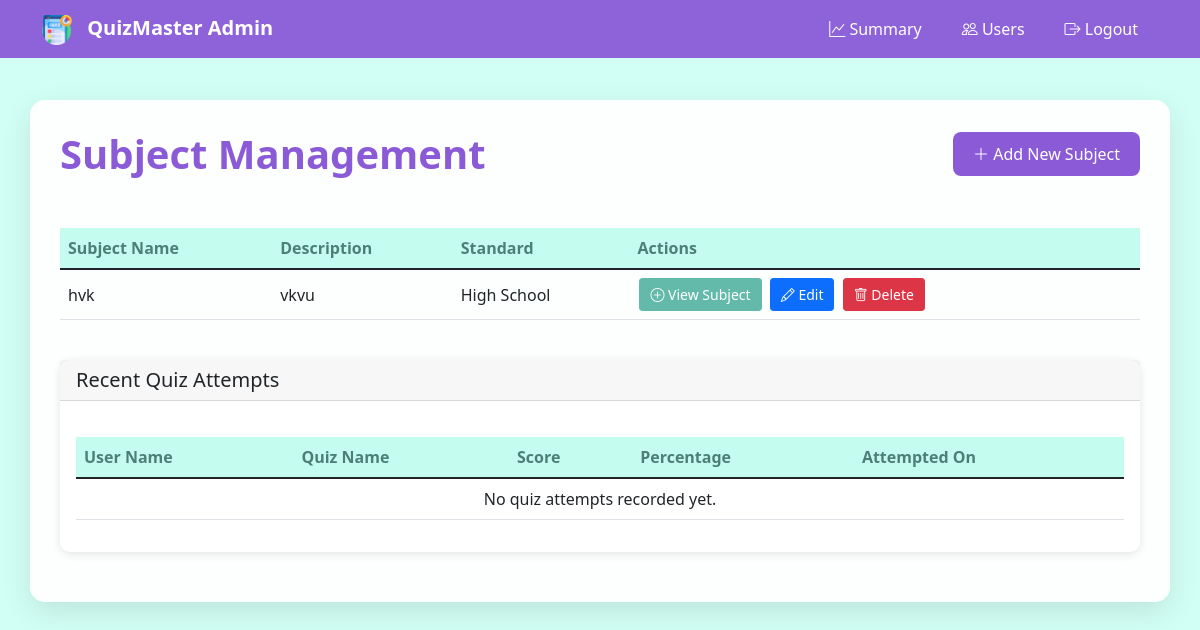
The page /admin_dashboard (signed in) on the database as committed earlier.
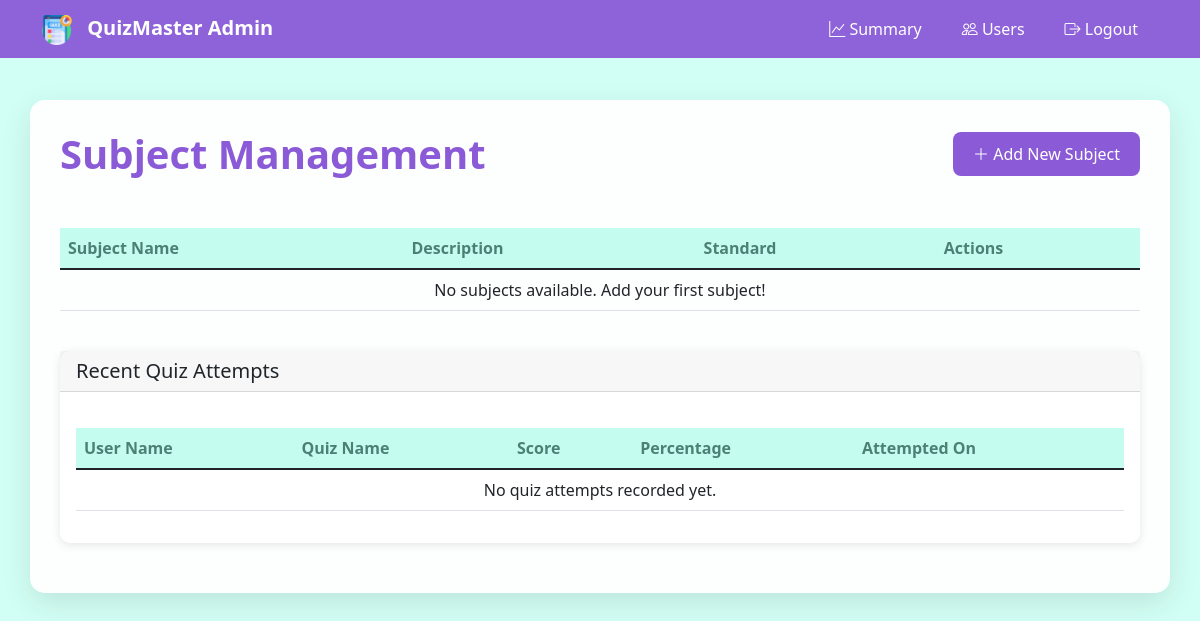
The same page on the database as committed later.
### main.py (models this page shows)
class Subject(db.Model):
    id = db.Column(db.Integer, primary_key=True)
    name = db.Column(db.String(60),nullable=False)
    description = db.Column(db.String(120), nullable=False)
    sub_chapter = db.relationship('Chapter', back_populates = 'subjects',cascade = 'all, delete-orphan')
    subject_standard = db.Column(db.Integer)

### main.py (the view)
@app.route("/admin_dashboard",methods=['GET'])
def admin_dashboard():
    if 'admin' in session:
        subs = Subject.query.all()
        all_scores = Scores.query.order_by(Scores.quiz_taken_timestamp.desc()).all()
        return render_template('admin_dashboard.html',subject_created = subs, all_scores=all_scores)

### templates/admin_dashboard.html (shortened to what this page needs)
<!DOCTYPE html>
<html lang="en">
<head>
    <link href="https://cdn.jsdelivr.net/npm/bootstrap@5.1.3/dist/css/bootstrap.min.css" rel="stylesheet">
    <link rel="stylesheet" href="https://cdn.jsdelivr.net/npm/bootstrap-icons@1.7.2/font/bootstrap-icons.css">
    <link rel="stylesheet" href="static/admin-styles.css">
</head>
<body>
    <nav class="navbar navbar-expand-lg navbar-dark fixed-top">
        <div class="container">
            <a class="navbar-brand" href="#">
                <img src="static\logo.png" alt="QuizMaster" class="nav-logo">
                QuizMaster Admin
            </a>
            <div class="collapse navbar-collapse" id="navbarNav">
                <ul class="navbar-nav ms-auto">
                    <li class="nav-item">
                        <a class="nav-link" href="{{url_for('admin_summary')}}">
                            <i class="bi bi-graph-up"></i> Summary
                        </a>
                    </li>
                    <li class="nav-item">
                        <a class="nav-link" href="{{ url_for('user_management') }}">
                            <i class="bi bi-people"></i> Users
                        </a>
                    </li>
                    <li class="nav-item">
                        <a class="nav-link" href="{{ url_for('logout') }}">
                            <i class="bi bi-box-arrow-right"></i> Logout
                        </a>
                    </li>
                </ul>
            </div>
        </div>
    </nav>
    <div class="container main-content">
        <div class="dashboard-header">
            <h1>Subject Management</h1>
            <a href="{{ url_for('create_subject') }}" class="add-subject-btn">
                <i class="bi bi-plus-lg"></i> Add New Subject
            </a>
        </div>
        <div class="table-responsive">
            <table class="table table-hover">
                <thead>
                    <tr>
                        <th>Subject Name</th>
                        <th>Description</th>
                        <th>Standard</th>
                        <th>Actions</th>
                    </tr>
                </thead>
                <tbody>
                    {% if subject_created %}
                        {% for subject in subject_created %}
                        <tr>
                            <td>{{ subject.name }}</td>
                            <td>{{ subject.description }}</td>
                            <td>
                                {% if subject.subject_standard == 1 %}
                                    High School
                                {% elif subject.subject_standard == 2 %}
                                    Bachelor's
                                {% elif subject.subject_standard == 3 %}
                                    Master's
                                {% else %}
                                    Ph.D.
                                {% endif %}
                            </td>
                            <td class="action-buttons">
                                <a href="/view_subject/{{subject.id}}" class="btn btn-success btn-sm">
                                    <i class="bi bi-plus-circle"></i> View Subject
                                </a>
                                <a href="/edit_subject/{{ subject.id }}" class="btn btn-primary btn-sm">
                                    <i class="bi bi-pencil"></i> Edit
                                </a>
                                <form action="/delete_subject/{{ subject.id }}" method="POST"class = "delete-form" onclick="return confirm('Are you sure you want to delete this subject?');">
                                    <a href="/delete_subject/{{ subject.id }}" class="btn btn-danger btn-sm " class="btn btn-danger btn-sm" onclick="return confirm('Are you sure you want to delete this subject?');">
                                        <i class="bi bi-trash"></i> Delete
                                    </a>
                                </form>
                            </td>
                        </tr>
                        {% endfor %}
                    {% else %}
                        <tr>
                            <td colspan="4" class="text-center">No subjects available. Add your first subject!</td>
                        </tr>
                    {% endif %}
                </tbody>
            </table>
        </div>
        <div class="card mt-4">
            <div class="card-header">
                <h5 class="mb-0">Recent Quiz Attempts</h5>
            </div>
            <div class="card-body">
                <div class="table-responsive">
                    <table class="table table-hover">
                        <thead>
                            <tr>
                                <th>User Name</th>
                                <th>Quiz Name</th>
                                <th>Score</th>
                                <th>Percentage</th>
                                <th>Attempted On</th>
                            </tr>
                        </thead>
                        <tbody>
                            {% if all_scores %}
                                {% for score_entry in all_scores %}
                                <tr>
                                    <td>{{ score_entry.user.username }}</td>
                                    <td>{{ score_entry.quiz.name }}</td>
                                    <td>{{ score_entry.score }}</td>
                                    <td>{{ score_entry.percentage }}%</td>
                                    <td>{{ score_entry.quiz_taken_timestamp.strftime('%Y-%m-%d %H:%M') }}</td>
                                </tr>
                                {% endfor %}
                            {% else %}
                                <tr>
                                    <td colspan="5" class="text-center">No quiz attempts recorded yet.</td>
                                </tr>
                            {% endif %}
                        </tbody>
                    </table>
                </div>
            </div>
        </div>
    </div>
</body>
</html>

### static/admin-styles.css (style rules this page uses)
:root { --primary: #8b5bd7; --secondary: #64baaa; --light: #c4fcf0; --dark: #4c8076; }
body { background-color: #d2fff5; min-height: 100vh; padding-top: 80px; }
.navbar { background-color: rgba(139, 91, 215, 0.95) !important; backdrop-filter: blur(10px); }
.nav-logo { width: 30px; height: 30px; margin-right: 10px; }
.navbar-brand { font-weight: 600; color: white !important; }
.nav-link { color: white !important; padding: 8px 15px !important; margin: 0 5px; border-radius: 20px; transition: all 0.3s ease; }
.main-content { background: rgba(255, 255, 255, 0.95); border-radius: 15px; padding: 30px; box-shadow: 0 10px 30px rgba(0, 0, 0, 0.1); margin-top: 20px; }
.dashboard-header { display: flex; justify-content: space-between; align-items: center; margin-bottom: 30px; }
.dashboard-header h1 { color: var(--primary); font-weight: 700; margin: 0; }
.add-subject-btn { background-color: var(--primary); color: white; padding: 10px 20px; border-radius: 8px; text-decoration: none; transition: all 0.3s ease; }
.table { margin-top: 20px; }
.table thead th { background-color: var(--light); color: var(--dark); font-weight: 600; border: none; }
.table td { vertical-align: middle; }
.card { border: none; border-radius: 10px; box-shadow: 0 2px 10px rgba(0, 0, 0, 0.1); margin-bottom: 20px; }

Rows that differ between the two databases and show on the page:
removed Subject: name "hvk", description "vkvu", subject_standard "High School"
Other text that changed with them:
text now shown: "No subjects available. Add your first subject!"
